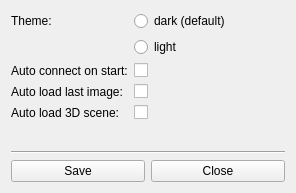
<?xml version="1.0" encoding="UTF-8"?>
<ui version="4.0">
 <class>connect</class>
 <widget class="QWidget" name="connect">
  <property name="enabled">
   <bool>true</bool>
  </property>
  <property name="geometry">
   <rect>
    <x>0</x>
    <y>0</y>
    <width>296</width>
    <height>193</height>
   </rect>
  </property>
  <property name="sizePolicy">
   <sizepolicy hsizetype="Fixed" vsizetype="Fixed">
    <horstretch>0</horstretch>
    <verstretch>0</verstretch>
   </sizepolicy>
  </property>
  <property name="minimumSize">
   <size>
    <width>0</width>
    <height>0</height>
   </size>
  </property>
  <property name="windowTitle">
   <string>Options</string>
  </property>
  <layout class="QVBoxLayout" name="verticalLayout_2">
   <property name="sizeConstraint">
    <enum>QLayout::SetMinimumSize</enum>
   </property>
   <item>
    <layout class="QFormLayout" name="layout_items">
     <item row="0" column="0">
      <widget class="QLabel" name="labelTheme">
       <property name="text">
        <string>Theme:</string>
       </property>
      </widget>
     </item>
     <item row="2" column="0">
      <widget class="QLabel" name="labelAutoConnect">
       <property name="text">
        <string>Auto connect on start:</string>
       </property>
      </widget>
     </item>
     <item row="2" column="1">
      <widget class="QCheckBox" name="cbAutoConnect">
       <property name="text">
        <string/>
       </property>
      </widget>
     </item>
     <item row="4" column="0">
      <widget class="QLabel" name="labelAutoLoad3DScene">
       <property name="text">
        <string>Auto load 3D scene:</string>
       </property>
      </widget>
     </item>
     <item row="4" column="1">
      <widget class="QCheckBox" name="cbAutoSceneLoad">
       <property name="text">
        <string/>
       </property>
      </widget>
     </item>
     <item row="3" column="0">
      <widget class="QLabel" name="labelAutoLoadLastImage">
       <property name="text">
        <string>Auto load last image:</string>
       </property>
      </widget>
     </item>
     <item row="3" column="1">
      <widget class="QCheckBox" name="cbAutoLoadImage">
       <property name="text">
        <string/>
       </property>
      </widget>
     </item>
     <item row="0" column="1">
      <widget class="QRadioButton" name="cbDarkTheme">
       <property name="text">
        <string>dark (default)</string>
       </property>
      </widget>
     </item>
     <item row="1" column="1">
      <widget class="QRadioButton" name="cbLightTheme">
       <property name="text">
        <string>light</string>
       </property>
      </widget>
     </item>
    </layout>
   </item>
   <item>
    <widget class="Line" name="line">
     <property name="orientation">
      <enum>Qt::Horizontal</enum>
     </property>
    </widget>
   </item>
   <item>
    <layout class="QHBoxLayout" name="horizontalLayout">
     <item>
      <widget class="QPushButton" name="btnSave">
       <property name="text">
        <string>Save</string>
       </property>
      </widget>
     </item>
     <item>
      <widget class="QPushButton" name="btnClose">
       <property name="text">
        <string>Close</string>
       </property>
      </widget>
     </item>
    </layout>
   </item>
  </layout>
 </widget>
 <resources/>
 <connections/>
</ui>
